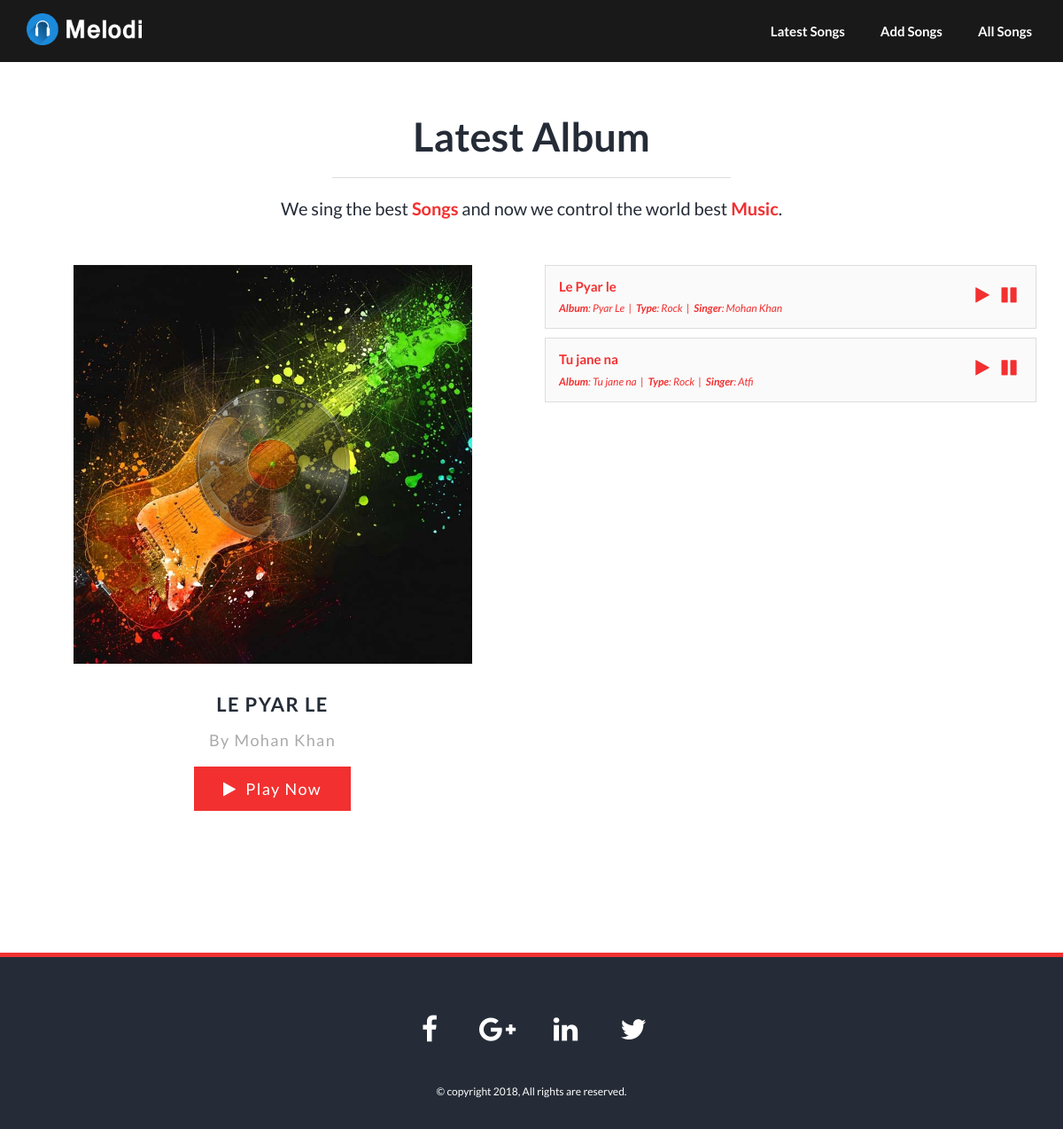
The app's page /song/Le-Pyar-le with its own data.
### application/models.py (models this page shows, shortened)
class Songs(db.Model):
    __tablename__ = 'songs'
    id = db.Column(
        db.String(64),
        primary_key=True
    )
    title = db.Column(
        db.String(64),
        index=False,
        nullable=False
    )
    artist = db.Column(
        db.String(64),
        index=False,
        nullable=False
    )
    album = db.Column(
        db.String(64),
        index=False,
        nullable=False
    )
    slug = db.Column(
        db.String(64),
        index=False,
        unique=True,
        nullable=False
    )
    filename = db.Column(
        db.String(64),
        index=False,
        unique=True,
        nullable=False
    )

### application/views.py (the view)
@app.route('/song/<id>')
def song(id):
    songs = Songs.query.all()
    song=Songs.query.filter_by(slug=id).first()
    print(song.filename)
    return render_template('public/main/play.html',
                            song=song,
                            songs=reversed( songs))

### application/templates/public/main/play.html (shortened to what this page needs)
{% extends "public/layout/base.html" %}
{% block content %}
<div id="latestalbum" class="hero pad">
    <div class="container">
        <div class="hero-content ">
            <h2>Latest Album</h2>
            <hr>
            <p>We sing the best <strong class="theme-color">Songs</strong> and now we control the world best
                <strong class="theme-color">Music</strong>.</p>
        </div>
        <div class="hero-playlist">
            <div class="row">
                <div class="col-md-6 col-sm-6">
                    <div class="figure">
                        <img class="img-responsive" src="{{url_for('static',filename='img/album/1.jpg')}}" alt="" />
                        <img class="img-responsive disk" src="{{url_for('static',filename='img/album/disk.png')}}"
                            alt="" />
                    </div>
                    <div class="album-details">
                        <h4>{{song.title}}</h4>
                        <h5>By {{song.artist}}</h5>
                        <a href="#" class="btn btn-lg btn-theme" id="playNowBtn"><i class="fa fa-play"></i>&nbsp; Play
                            Now</a>
                    </div>
                </div>
                <div class="col-md-6 col-sm-6">
                    <div class="playlist-content">
                        <ul class="list-unstyled">
                            {% for song in songs %}
                            <li class="playlist-number">
                                <a href="{{url_for('song',id=song.slug)}}">
                                    <div class="song-info">
                                        <h4>{{song.title}}</h4>
                                        <p><strong>Album</strong>: {{song.album}} &nbsp;|&nbsp; <strong>Type</strong>:
                                            Rock
                                            &nbsp;|&nbsp; <strong>Singer</strong>: {{song.artist}}</p>
                                    </div>
                                    <div class="music-icon">
                                        <div class="music-icon">
                                            <i class="fa fa-play"></i>
                                            <a href="#"><i class="fa fa-pause"></i></a>
                                        </div>
                                    </div>
                                </a>
                                <div class="clearfix"></div>
                            </li>
                            {% endfor %}
                        </ul>
                    </div>
                </div>
            </div>
        </div>
    </div>
</div>
{% endblock %}

### application/static/css/style.css (style rules this page uses)
body { color: #252c37; font-family: 'Lato', sans-serif; font-weight: 400; -webkit-font-smoothing: antialiased; }
h1,h2,h3,h4,h5,h6 { font-family: 'Lato', sans-serif; font-weight: 700; }
p { margin:0; padding:0; font-size: 14px; line-height: 24px; }
a { text-decoration: none; }
.btn, .form-control, .form-control:focus { border-radius: 0px !important; box-shadow: none !important; outline: none !important; }
.btn-lg, .btn-group-lg > .btn { padding: 12px 32px; font-size: 18px; }
.pad { padding: 130px 0px; }
.hero .hero-content { text-align: center; }
.hero-content h2 { margin-top: 0; margin-bottom: 0; font-size: 45px; }
.hero-content hr { max-width: 450px; margin: 20px auto; border-top: 1px solid #ddd; }
.hero-content p { font-size: 20px; line-height: 28px; }
.hero-playlist { margin-top: 50px; }
.hero-playlist .figure { position: relative; max-width: 450px; margin: 0 auto; }
.hero-playlist .figure .disk { position: absolute; top: 50%; left: 50%; width: 200px; height: 200px; margin-top: -100px; margin-left: -100px; opacity: 0.5; }
.hero-playlist .album-details { max-width: 450px; margin: 0 auto; margin-top: 30px; margin-bottom: 30px; text-align: center; letter-spacing: 0.1em; }
.hero-playlist .album-details h4 { font-size: 22px; line-height: 32px; text-transform: uppercase; }
.hero-playlist .album-details h5 { margin-top: 15px; margin-bottom: 20px; font-size: 18px; font-weight: 400; color: #aaa; }
.playlist-content .playlist-number { margin-bottom: 10px; padding: 10px 15px; background: #fafafa; border: 1px solid #ddd; }
.playlist-content .playlist-number .song-info { float: left; }
.playlist-content .playlist-number .song-info h4 { margin-top: 5px; margin-bottom: 5px; font-size: 15px; }
.playlist-content .playlist-number .song-info p { font-size: 12px; font-style: italic; }
.playlist-content .playlist-number .music-icon { float: right; }
.playlist-content .playlist-number .music-icon a { display: inline-block; width: 30px; height: 45px; line-height: 45px; font-size: 20px; text-align: center; }

### application/static/css/style-color.css (style rules this page uses)
.btn-theme { background:#f23030;color:#fff;box-shadow:none }
a { color:#f23030 }
.theme-color { color:#f23030 }

### records on screen
Songs: title "LE PYAR LE", artist "Mohan Khan", title "Le Pyar le", album "Pyar Le"
Songs: title "Tu jane na", album "Tu jane na", artist "Atfi"
